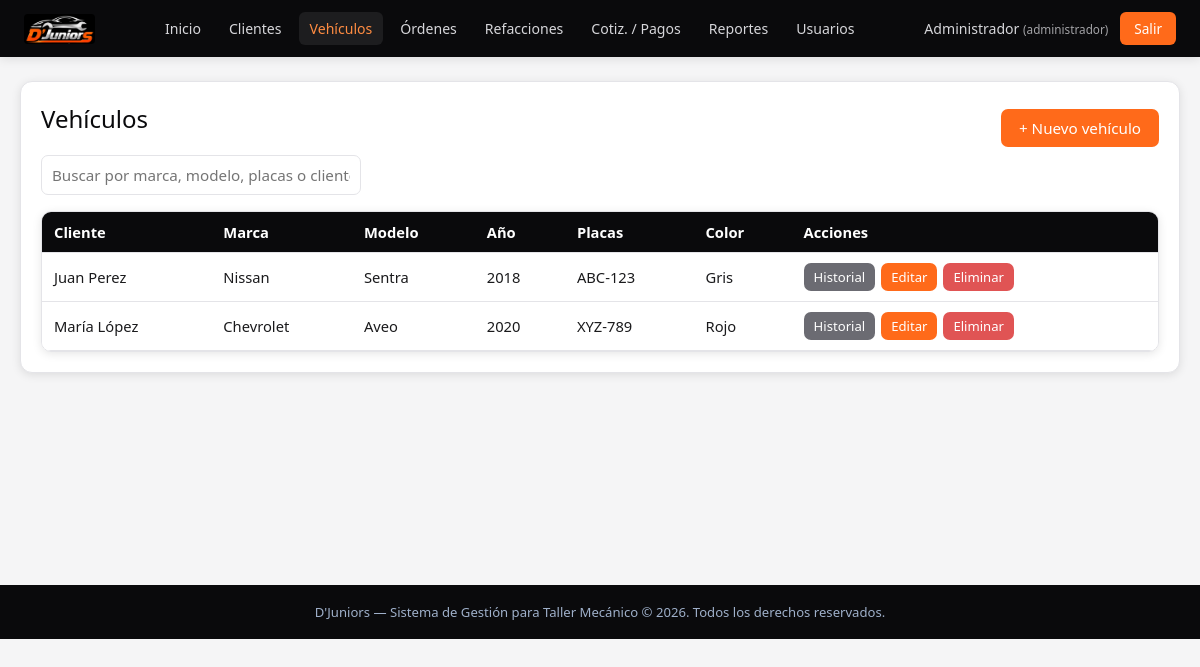
Screenshot of /vehiculos/index.php (signed in) with the database file from the repository.
### tables this page shows
CREATE TABLE IF NOT EXISTS `vehiculos` (
  `id` int(11) NOT NULL AUTO_INCREMENT,
  `cliente_id` int(11) NOT NULL,
  `marca` varchar(60) NOT NULL,
  `modelo` varchar(60) NOT NULL,
  `anio` int(11) DEFAULT NULL,
  `placas` varchar(20) DEFAULT NULL,
  `color` varchar(40) DEFAULT NULL,
  `numero_serie` varchar(60) DEFAULT NULL,
  `notas` text,
  `fecha_registro` timestamp NOT NULL DEFAULT CURRENT_TIMESTAMP,
  PRIMARY KEY (`id`),
  KEY `idx_vehiculo_cliente` (`cliente_id`),
  CONSTRAINT `fk_vehiculos_clientes` FOREIGN KEY (`cliente_id`) REFERENCES `clientes` (`id`) ON DELETE CASCADE
);

CREATE TABLE IF NOT EXISTS `clientes` (
  `id` int(11) NOT NULL AUTO_INCREMENT,
  `nombre` varchar(150) NOT NULL,
  `telefono` varchar(20) DEFAULT NULL,
  `email` varchar(150) DEFAULT NULL,
  `direccion` varchar(255) DEFAULT NULL,
  `acepta_aviso_privacidad` tinyint(1) NOT NULL DEFAULT '0',
  `fecha_aceptacion_privacidad` datetime DEFAULT NULL,
  `fecha_registro` timestamp NOT NULL DEFAULT CURRENT_TIMESTAMP,
  `estado` enum('activo','inactivo') NOT NULL DEFAULT 'activo',
  `usuario` varchar(50) DEFAULT NULL,
  `password` varchar(255) DEFAULT NULL,
  `portal_activo` tinyint(1) NOT NULL DEFAULT '0',
  `fecha_ultimo_acceso` datetime DEFAULT NULL,
  PRIMARY KEY (`id`),
  UNIQUE KEY `usuario` (`usuario`)
);

### vehiculos/index.php (the view, shortened to what this page needs)
<?php
$pdo = conectarDB();
$busqueda = trim($_GET['q'] ?? '');
$sql = "SELECT v.*, c.nombre AS cliente_nombre FROM vehiculos v JOIN clientes c ON c.id = v.cliente_id";
$params = [];
$sql .= " ORDER BY v.fecha_registro DESC";
$stmt = $pdo->prepare($sql);
$stmt->execute($params);
$vehiculos = $stmt->fetchAll();
require_once __DIR__ . '/../includes/header.php';
?>
<div class="panel">
    <div class="flex-entre">
        <h2 class="mt-0">Vehículos</h2>
        <a href="crear.php" class="btn">+ Nuevo vehículo</a>
    </div>
    <form method="GET" class="form-grupo" style="max-width:320px; margin-bottom:16px;">
        <input type="text" name="q" placeholder="Buscar por marca, modelo, placas o cliente..." value="<?php echo htmlspecialchars($busqueda); ?>">
    </form>
    <div class="tabla-contenedor">
        <table>
            <thead>
                <tr><th>Cliente</th><th>Marca</th><th>Modelo</th><th>Año</th><th>Placas</th><th>Color</th><th>Acciones</th></tr>
            </thead>
            <tbody>
                <?php foreach ($vehiculos as $v): ?>
                <tr>
                    <td><?php echo htmlspecialchars($v['cliente_nombre']); ?></td>
                    <td><?php echo htmlspecialchars($v['marca']); ?></td>
                    <td><?php echo htmlspecialchars($v['modelo']); ?></td>
                    <td><?php echo htmlspecialchars($v['anio']); ?></td>
                    <td><?php echo htmlspecialchars($v['placas']); ?></td>
                    <td><?php echo htmlspecialchars($v['color']); ?></td>
                    <td class="acciones">
                        <a href="ver.php?id=<?php echo $v['id']; ?>" class="btn btn-sm btn-secundario">Historial</a>
                        <a href="editar.php?id=<?php echo $v['id']; ?>" class="btn btn-sm">Editar</a>
                        <a href="index.php?eliminar=<?php echo $v['id']; ?>" class="btn btn-sm btn-peligro confirmar-eliminar" data-mensaje="¿Eliminar este vehículo?">Eliminar</a>
                    </td>
                </tr>
                <?php endforeach; ?>
            </tbody>
        </table>
    </div>
</div>
<?php require_once __DIR__ . '/../includes/footer.php'; ?>

### css/style.css (style rules this page uses)
:root { --navy: #0a0a0c; --navy-2: #151517; --navy-3: #1f1f22; --blue: #ff6a1a; --blue-light: #ff8c42; --blue-pale: #fff1e6; --plata: #c9ccd2; --plata-oscura: #9a9ea6; --surface: #f5f5f6; --card-border: #e4e4e8; --texto: #1a1a1c; --gris: #6b6b72; --blanco: #ffffff; --verde: #1f9d6b; --rojo: #e05454; --amarillo: #e0a233; --sombra: 0 2px 10px rgba(10,10,12,0.10); --tabbar-h: 62px; }
* { box-sizing: border-box; }
body { margin: 0; font-family: 'Segoe UI', Arial, sans-serif; background: var(--surface); color: var(--texto); }
a { text-decoration: none; color: inherit; }
.panel { background: var(--blanco); border-radius: 12px; border: 1px solid var(--card-border); box-shadow: var(--sombra); padding: 20px; margin-bottom: 20px; }
.panel h2, .panel h3 { margin-top: 0; color: var(--navy); font-weight: 500; }
.form-grupo { margin-bottom: 14px; display: flex; flex-direction: column; gap: 6px; }
input, select, textarea { padding: 9px 10px; border: 1px solid var(--card-border); border-radius: 7px; font-size: 0.95rem; width: 100%; font-family: inherit; background: var(--blanco); color: var(--texto); }
.btn { display: inline-block; padding: 9px 18px; border: none; border-radius: 7px; background: var(--blue); color: #fff; cursor: pointer; font-size: 0.95rem; font-weight: 500; transition: background .2s; }
.btn-secundario { background: var(--gris); }
.btn-peligro { background: var(--rojo); }
.btn-sm { padding: 5px 10px; font-size: 0.82rem; }
table { width: 100%; border-collapse: collapse; background: var(--blanco); }
thead { background: var(--navy); color: #fff; }
th, td { padding: 10px 12px; text-align: left; border-bottom: 1px solid var(--card-border); font-size: 0.92rem; }
.tabla-contenedor { overflow-x: auto; border-radius: 10px; box-shadow: var(--sombra); border: 1px solid var(--card-border); }
.flex-entre { display: flex; justify-content: space-between; align-items: center; flex-wrap: wrap; gap: 10px; }
.mt-0 { margin-top: 0; }
.acciones { display: flex; gap: 6px; flex-wrap: wrap; }

### rows the page displays
vehiculos: cliente.nombre "Juan Perez", marca "Nissan", modelo "Sentra", anio "2018", placas "ABC-123", color "Gris"
vehiculos: cliente.nombre "María López", marca "Chevrolet", modelo "Aveo", anio "2020", placas "XYZ-789", color "Rojo"

### other values shown
$usuario['nombre'] "Administrador"
$cliente ? 'cliente' : $usuario['rol'] "administrador"
